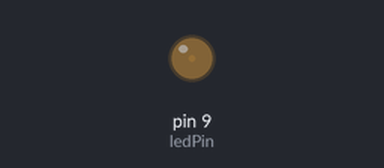
The sketch below on a simulated Arduino Uno, built with avr-gcc and run on an emulated ATmega328P. On the bench: output pins drawn as LEDs (lit = HIGH).

Above: at 0.05 s.
At 2.15 s:
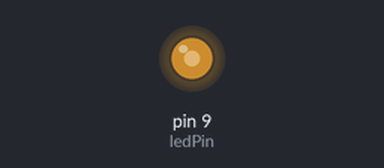
At 3.45 s:
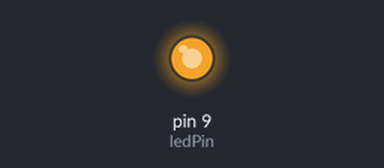
At 6.9 s:
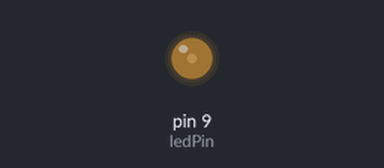
Timing chart, 0 to 11.3 s (numbered marks = the images above):
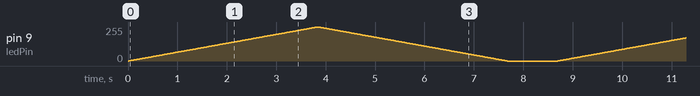

The sketch:

pwmd.ino
```cpp
int ledPin = 9;  // Use pin 9 for PWM output

void setup() {
  // Initialize the digital pin as an output
  pinMode(ledPin, OUTPUT);
}

void loop() {
  // Fade in from 0 to 255 brightness
  for (int ledVal = 0; ledVal <= 255; ledVal += 1) {
    analogWrite(ledPin, ledVal);
    delay(15); // controls fade speed
  }

  // Fade out from 255 to 0 brightness
  for (int ledVal = 255; ledVal >= 0; ledVal -= 1) {
    analogWrite(ledPin, ledVal);
    delay(15);
  }
  delay (1000);
}
```
